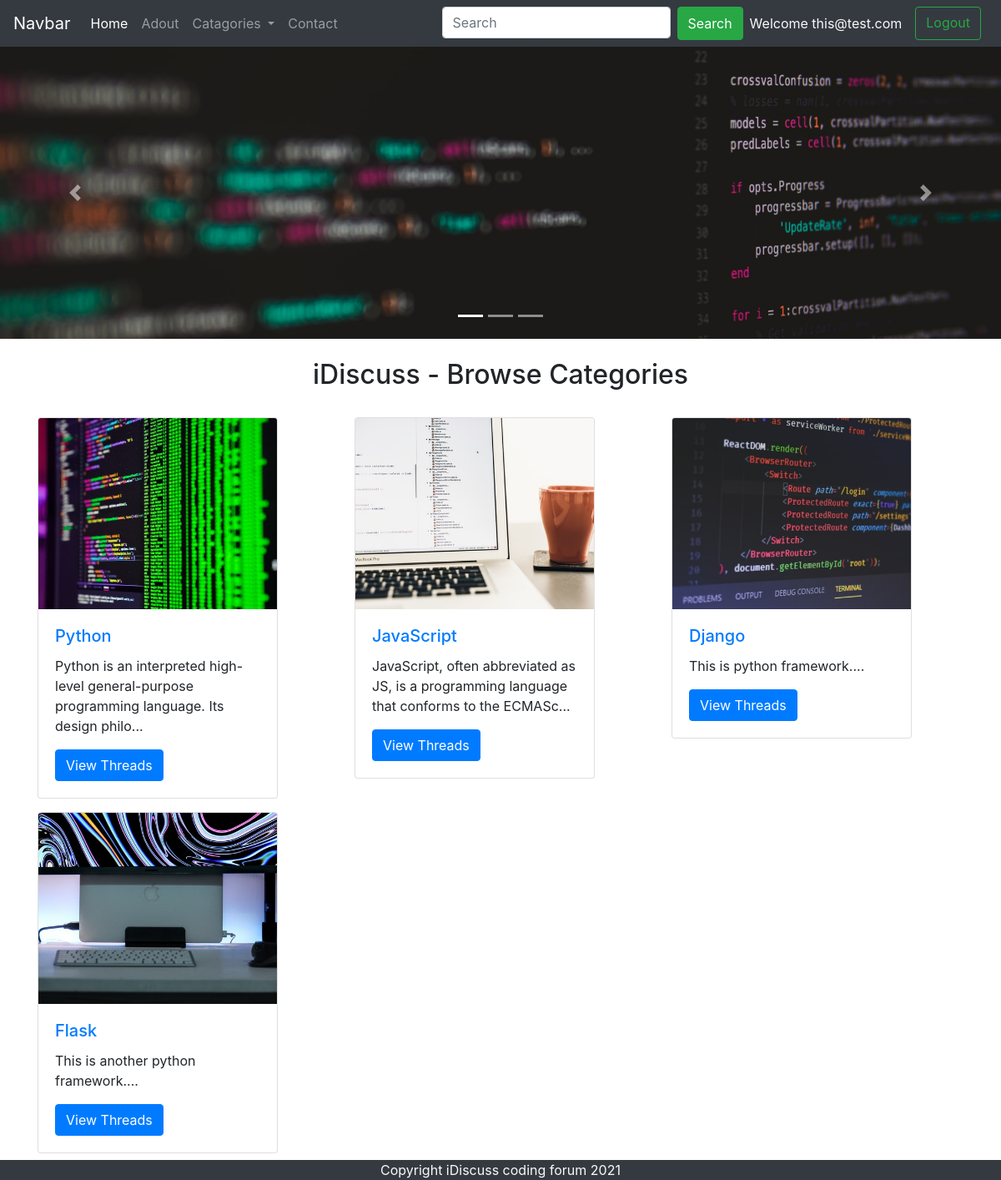
/index.php (signed in), run on the app's committed database.
### tables this page shows
CREATE TABLE `categories` (
  `category_id` int(8) NOT NULL,
  `category_name` varchar(255) NOT NULL,
  `category_description` varchar(255) NOT NULL,
  `created` datetime NOT NULL DEFAULT current_timestamp()
);

### index.php (the view, shortened to what this page needs)
<!doctype html>
<html lang="en">
<head>
    <link rel="stylesheet" href="https://cdn.jsdelivr.net/npm/bootstrap@4.5.3/dist/css/bootstrap.min.css"
>
</head>
<body>
    <?php include 'partials/_header.php'; ?>
    <?php include 'partials/_dbconnect.php'; ?>
    <div id="carouselExampleIndicators" class="carousel slide" data-ride="carousel">
        <ol class="carousel-indicators">
            <li data-target="#carouselExampleIndicators" data-slide-to="0" class="active"></li>
            <li data-target="#carouselExampleIndicators" data-slide-to="1"></li>
            <li data-target="#carouselExampleIndicators" data-slide-to="2"></li>
        </ol>
        <div class="carousel-inner">
            <div class="carousel-item active">
                <img src="pics/1.jpg" class="d-block w-100" alt="...">
            </div>
        </div>
        <a class="carousel-control-prev" href="#carouselExampleIndicators" role="button" data-slide="prev">
            <span class="carousel-control-prev-icon" aria-hidden="true"></span>
        </a>
        <a class="carousel-control-next" href="#carouselExampleIndicators" role="button" data-slide="next">
            <span class="carousel-control-next-icon" aria-hidden="true"></span>
        </a>
    </div>
    <div class="container">
        <h2 class="text-center my-4">iDiscuss - Browse Categories</h2>
        <div class="row">
        <?php
        $pic = 3;
        $sql = "SELECT * FROM `categories` ";
        $result = mysqli_query($conn,$sql);
        while($row = mysqli_fetch_assoc($result)){
            $id = $row['category_id'];
            $cat = $row['category_name'];
            $desc = $row['category_description'];
            $pic = $pic + 1;
            echo '
            <div class="col-md-4 my-2">
                <div class="card" style="width: 18rem;">
                    <img src="pics/'.$pic.'.jpg" class="card-img-top" alt="...">
                    <div class="card-body">
                        <h5 class="card-title"><a href="threadlist.php?catid='.$id.'">'.$cat.'</a></h5>
                        <p class="card-text">'.substr($desc,0,90).'...</p>
                        <a href="threadlist.php?catid='.$id.'" class="btn btn-primary">View Threads</a>
                    </div>
                </div>
            </div>
            ';
        }
        ?>
        </div>
    </div>
    <?php include 'partials/_footer.php'; ?>
</body>
</html>

### data on the page
categories: shows a picture, category_name "Python", category_description "Python is an interpreted high-level general-purpose programming language. Its design philo"
categories: shows a picture, category_name "JavaScript", category_description "JavaScript, often abbreviated as JS, is a programming language that conforms to the ECMASc"
categories: shows a picture, category_name "Django", category_description "This is python framework."
categories: shows a picture, category_name "Flask", category_description "This is another python framework."

### other printed values
$_SESSION['useremail'] "this@test.com"
